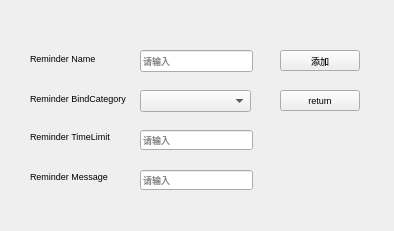
<?xml version="1.0" encoding="UTF-8"?>
<ui version="4.0">
 <class>MyAddReminder</class>
 <widget class="QWidget" name="MyAddReminder">
  <property name="geometry">
   <rect>
    <x>0</x>
    <y>0</y>
    <width>394</width>
    <height>231</height>
   </rect>
  </property>
  <property name="font">
   <font>
    <pointsize>7</pointsize>
   </font>
  </property>
  <property name="windowTitle">
   <string>Form</string>
  </property>
  <property name="toolTip">
   <string>添加新分组</string>
  </property>
  <widget class="QPushButton" name="pushButton">
   <property name="geometry">
    <rect>
     <x>280</x>
     <y>90</y>
     <width>80</width>
     <height>21</height>
    </rect>
   </property>
   <property name="text">
    <string>return</string>
   </property>
  </widget>
  <widget class="QLabel" name="label">
   <property name="geometry">
    <rect>
     <x>30</x>
     <y>50</y>
     <width>91</width>
     <height>16</height>
    </rect>
   </property>
   <property name="font">
    <font>
     <pointsize>7</pointsize>
    </font>
   </property>
   <property name="text">
    <string>Reminder Name</string>
   </property>
  </widget>
  <widget class="QPushButton" name="pushButton_2">
   <property name="geometry">
    <rect>
     <x>280</x>
     <y>50</y>
     <width>80</width>
     <height>21</height>
    </rect>
   </property>
   <property name="text">
    <string>添加</string>
   </property>
  </widget>
  <widget class="QLineEdit" name="lineEdit">
   <property name="geometry">
    <rect>
     <x>140</x>
     <y>50</y>
     <width>113</width>
     <height>22</height>
    </rect>
   </property>
   <property name="autoFillBackground">
    <bool>false</bool>
   </property>
   <property name="placeholderText">
    <string>请输入</string>
   </property>
  </widget>
  <widget class="QLabel" name="label_2">
   <property name="geometry">
    <rect>
     <x>30</x>
     <y>90</y>
     <width>120</width>
     <height>16</height>
    </rect>
   </property>
   <property name="font">
    <font>
     <pointsize>7</pointsize>
    </font>
   </property>
   <property name="text">
    <string>Reminder BindCategory</string>
   </property>
  </widget>
  <widget class="QLabel" name="label_3">
   <property name="geometry">
    <rect>
     <x>30</x>
     <y>130</y>
     <width>120</width>
     <height>12</height>
    </rect>
   </property>
   <property name="font">
    <font>
     <pointsize>7</pointsize>
    </font>
   </property>
   <property name="text">
    <string>Reminder TimeLimit</string>
   </property>
  </widget>
  <widget class="QLabel" name="label_4">
   <property name="geometry">
    <rect>
     <x>30</x>
     <y>170</y>
     <width>120</width>
     <height>12</height>
    </rect>
   </property>
   <property name="font">
    <font>
     <pointsize>7</pointsize>
    </font>
   </property>
   <property name="text">
    <string>Reminder Message</string>
   </property>
  </widget>
  <widget class="QLineEdit" name="lineEdit_3">
   <property name="geometry">
    <rect>
     <x>140</x>
     <y>130</y>
     <width>113</width>
     <height>20</height>
    </rect>
   </property>
   <property name="autoFillBackground">
    <bool>false</bool>
   </property>
   <property name="placeholderText">
    <string>请输入</string>
   </property>
  </widget>
  <widget class="QLineEdit" name="lineEdit_4">
   <property name="geometry">
    <rect>
     <x>140</x>
     <y>170</y>
     <width>113</width>
     <height>20</height>
    </rect>
   </property>
   <property name="placeholderText">
    <string>请输入</string>
   </property>
  </widget>
  <widget class="QComboBox" name="comboBox">
   <property name="geometry">
    <rect>
     <x>140</x>
     <y>90</y>
     <width>111</width>
     <height>22</height>
    </rect>
   </property>
  </widget>
 </widget>
 <resources/>
 <connections/>
</ui>
